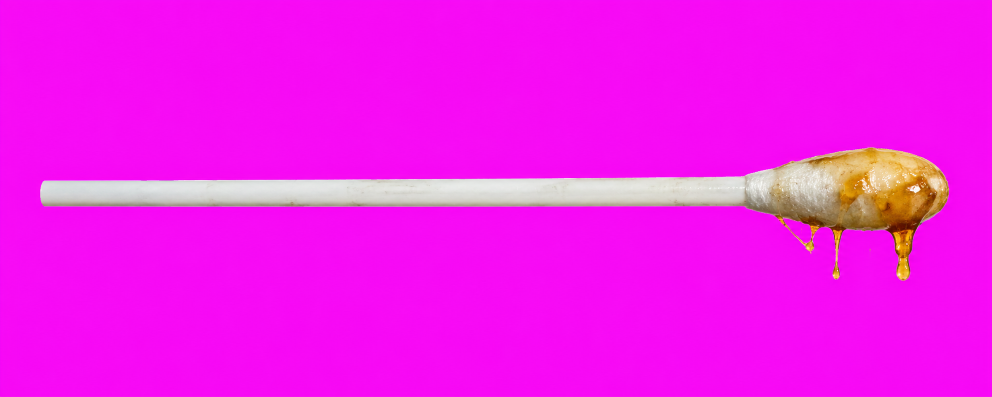
#> input picture art_sources/cottonfioc.png, 1984 x 793 px (shown at 1/2 size)
$ python fai_icone.py ../art_sources/cottonfioc.png
#> lines starting #> are read from the running program, lines starting #| are printed output that depends on the picture; after the words box and inside, x2 and y2 are one past the last pixel; in counts of white or black regions, pixels touching at a corner belong together
# fai_icone.py — dall'immagine dell'icona ricava TUTTI i file che servono ad Android.
#
#     python tools\fai_icone.py art_sources\icona_waxout.png
#
# PERCHE' UNO STRUMENTO. La cartella del progetto Android NON e' versionata: la ricostruisce da
# zero la macchina a ogni compilazione (`npx cap add android`), quindi non si puo' semplicemente
# metterci dentro l'icona a mano. I file prodotti qui finiscono in `android-res/`, che e' nel
# repository, e il workflow li ricopia dentro dopo aver generato il progetto.
#
# LA ZONA SICURA, che e' il modo piu' comune di sbagliare un'icona Android. Da Android 8 l'icona
# e' "adattiva": il telefono la ritaglia con una maschera che cambia da marca a marca (cerchio,
# quadrato stondato, goccia) e mangia circa il 39% esterno. Quindi il disegno NON puo' arrivare ai
# bordi: qui il soggetto viene scontornato e rimpicciolito dentro il 61% centrale, e attorno resta
# solo il colore di fondo. L'immagine consegnata dall'utente aveva la testa al 95% dell'altezza:
# lasciata com'era, su mezzo parco telefoni si sarebbe vista col casco tagliato.
#
# Cosa produce:
#   android-res/mipmap-<densita>/ic_launcher.png          icona classica (quadrata)
#   android-res/mipmap-<densita>/ic_launcher_round.png    icona classica tonda
#   android-res/mipmap-<densita>/ic_launcher_foreground.png   strato davanti dell'adattiva
#   android-res/values/ic_launcher_background.xml         colore dello strato dietro
#   store/icona-512.png                                   scheda del Play Store (senza trasparenza)
import sys
from pathlib import Path

import numpy as np
from PIL import Image, ImageDraw
from scipy import ndimage

RAD = Path(__file__).resolve().parent.parent
# Lato in pixel per ogni densita': 48dp per l'icona classica, 108dp per l'adattiva.
DENSITA = {"mdpi": 1, "hdpi": 1.5, "xhdpi": 2, "xxhdpi": 3, "xxxhdpi": 4}
CLASSICA_DP = 48
ADATTIVA_DP = 108
ZONA_SICURA = 0.58      # quanto del lato puo' occupare il soggetto (il limite vero e' 0,611)
TOLLERANZA = 26         # quanto un pixel puo' discostarsi dal fondo restando "fondo"


def separa(percorso):
    """Scontorna il soggetto dal fondo a tinta unita e restituisce (soggetto RGBA, colore fondo)."""
    im = Image.open(percorso).convert("RGB")
#> im is the input picture: PIL image 1984x793 RGB; mean R, G, B 243, 24.9, 236.9
    a = np.array(im).astype(int)
    bordo = np.concatenate([a[0], a[-1], a[:, 0], a[:, -1]])
    fondo = np.median(bordo, axis=0)
#> fondo = [244, 12, 244]
    pieno = np.abs(a - fondo).max(axis=2) > TOLLERANZA
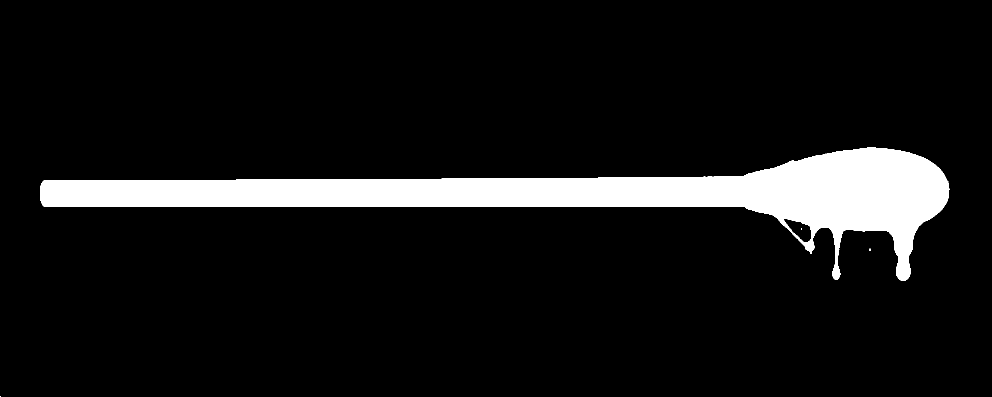
#> pieno: shape (793, 1984) bool (shown at 1/2 size); 8.8% white; 4 white regions (3 under 20 px), largest, box (x1, y1, x2, y2) and area: (80, 294, 1899, 562) 137701
    # solo il pezzo piu' grande (via eventuali firme o sbavature negli angoli) e buchi riempiti
    pezzi, n = ndimage.label(pieno)
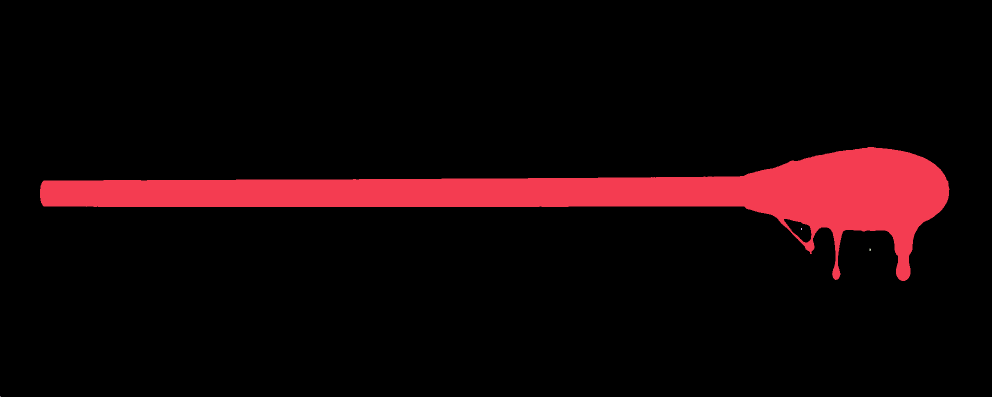
#> pezzi: shape (793, 1984) int32 (shown at 1/2 size); 5 distinct labels, from 0 to 4; one colour per label, 0 black
#> n = 4
    if n > 1:
        aree = ndimage.sum(np.ones_like(pezzi), pezzi, range(1, n + 1))
#> aree = [137701, 8, 13, 1]
        pieno = pezzi == int(np.argmax(aree)) + 1
    pieno = ndimage.binary_fill_holes(pieno)
#> pieno: shape (793, 1984) bool; 8.8% white; 1 white region, box (x1, y1, x2, y2) and area: (80, 294, 1899, 562) 139056
    rgba = np.dstack([np.array(im), np.where(pieno, 255, 0).astype(np.uint8)])
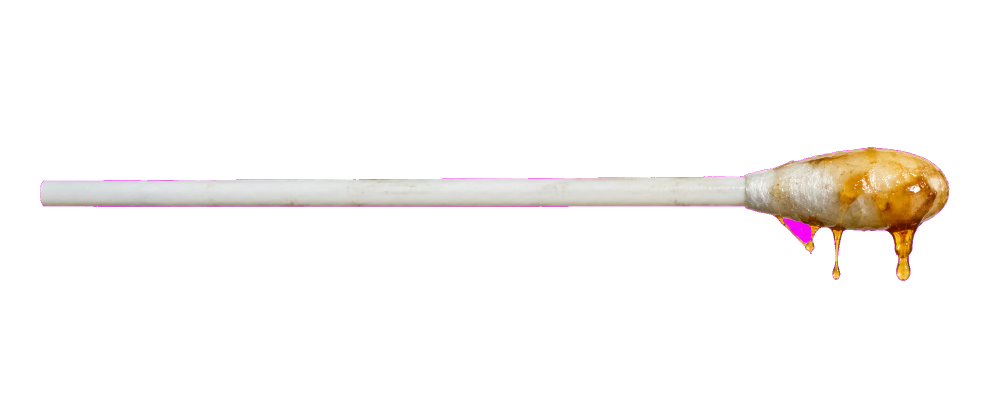
#> rgba: shape (793, 1984, 4) (shown at 1/2 size); mean R, G, B, A 243, 24.9, 236.9, 22.5; transparent parts drawn white
    sog = Image.fromarray(rgba)
    return sog.crop(sog.getbbox()), tuple(int(v) for v in fondo)


def dentro(tela, sog, frazione):
    """Mette il soggetto al centro di una tela quadrata, alto/largo al massimo `frazione` del lato."""
    lato = tela.width
    massimo = lato * frazione
    s = min(massimo / sog.width, massimo / sog.height)
    r = sog.resize((max(1, round(sog.width * s)), max(1, round(sog.height * s))), Image.LANCZOS)
    tela.paste(r, (lato // 2 - r.width // 2, lato // 2 - r.height // 2), r)
    return tela


def tonda(im):
    m = Image.new("L", im.size, 0)
    ImageDraw.Draw(m).ellipse((0, 0, im.width - 1, im.height - 1), fill=255)
    out = Image.new("RGBA", im.size, (0, 0, 0, 0))
    out.paste(im, (0, 0), m)
    return out


def main():
    if len(sys.argv) < 2:
        print(__doc__)
        return 2
    sorgente = Path(sys.argv[1])
    if not sorgente.exists():
        print(f"MANCA: {sorgente}")
        return 1

    sog, fondo = separa(sorgente)
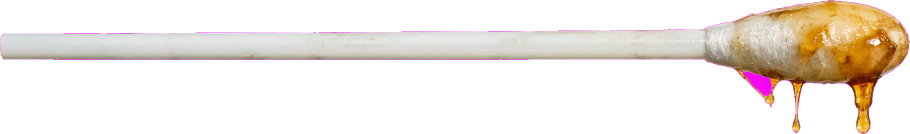
#> sog: PIL image 1819x268 RGBA (shown at 1/2 size); mean R, G, B, A 234.6, 58.3, 219.5, 72.7; transparent parts drawn white
#> fondo = (244, 12, 244)
    print(f"soggetto {sog.width}x{sog.height}, fondo #{fondo[0]:02x}{fondo[1]:02x}{fondo[2]:02x}")
#| soggetto 1819x268, fondo #f40cf4

    res = RAD / "android-res"
    for nome, k in DENSITA.items():
        cart = res / f"mipmap-{nome}"
        cart.mkdir(parents=True, exist_ok=True)

        # CLASSICA: fondo pieno + soggetto grande. Qui la maschera non c'e', quindi il soggetto
        # puo' prendersi piu' spazio (ma non tutto: certi lanciatori arrotondano lo stesso).
        lato = round(CLASSICA_DP * k)
        q = dentro(Image.new("RGBA", (lato, lato), fondo + (255,)), sog, 0.86)
        q.save(cart / "ic_launcher.png")
        tonda(dentro(Image.new("RGBA", (lato, lato), fondo + (255,)), sog, 0.74)).save(
            cart / "ic_launcher_round.png")

        # ADATTIVA: solo il soggetto su trasparente, dentro la zona sicura. Il fondo lo mette
        # Android con il colore qui sotto, e puo' scorrere per conto suo (effetto parallasse).
        latoA = round(ADATTIVA_DP * k)
        dentro(Image.new("RGBA", (latoA, latoA), (0, 0, 0, 0)), sog, ZONA_SICURA).save(
            cart / "ic_launcher_foreground.png")
        print(f"  {nome:8s} classica {lato}px, adattiva {latoA}px")
#> this loop made 5 passes
#> pass 1, in main, `tonda(dentro(Image.new("RGBA", (lato, lato), fondo + (255,)), sog, 0.7..`:
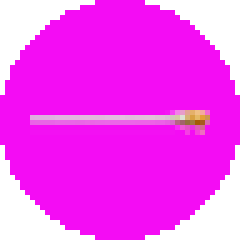
#> saved as ic_launcher_round.png: PIL image 48x48 RGBA (shown 5 times larger); mean R, G, B, A 190.1, 13.4, 189, 198.1; transparent parts drawn white
#> after the loop:
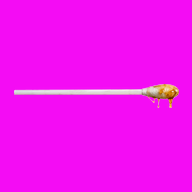
#> q: PIL image 192x192 RGBA; mean R, G, B, A 242.9, 17.2, 241.4, 254.5; transparent parts drawn white

    (res / "values").mkdir(parents=True, exist_ok=True)
    (res / "values" / "ic_launcher_background.xml").write_text(
        '<?xml version="1.0" encoding="utf-8"?>\n'
        '<resources>\n'
        f'    <color name="ic_launcher_background">#{fondo[0]:02X}{fondo[1]:02X}{fondo[2]:02X}</color>\n'
        '</resources>\n', encoding="utf-8")

    # PLAY STORE: 512x512 SENZA trasparenza (Google la rifiuta se ha il canale alfa).
    store = RAD / "store"
    store.mkdir(exist_ok=True)
    p = dentro(Image.new("RGBA", (512, 512), fondo + (255,)), sog, 0.88).convert("RGB")
#> in dentro (call 16), `r = sog.resize((max(1, round(sog.width * s)), max(1, round(sog.height ..`:
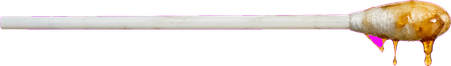
#> r: PIL image 451x66 RGBA; mean R, G, B, A 70.2, 58.8, 55.6, 72.8; transparent parts drawn white
    p.save(store / "icona-512.png")
    print("OK -> android-res/ e store/icona-512.png")
    return 0


if __name__ == "__main__":
    sys.exit(main())
#> (the program exits here)

$ run again, on art_sources/spruzzino.png
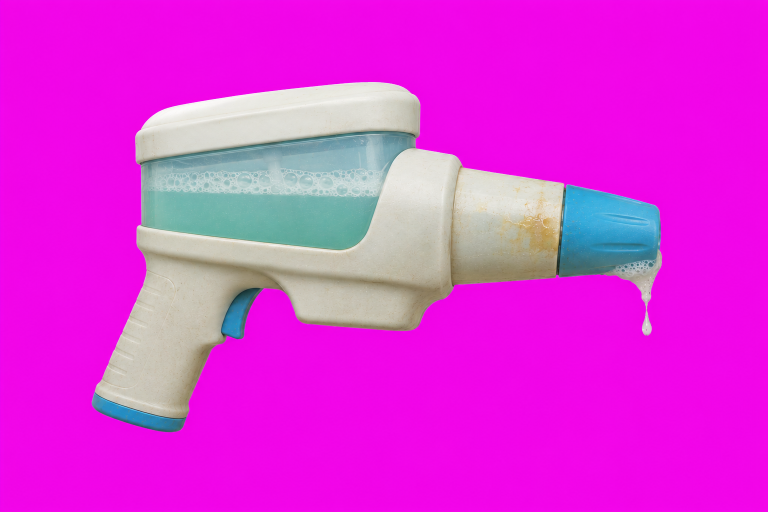
#> input picture art_sources/spruzzino.png, 1536 x 1024 px (shown at 1/2 size)
#> in separa, im is the input picture: PIL image 1536x1024 RGB; mean R, G, B 222.8, 50, 218
#> in separa, `fondo = np.median(bordo, axis=0)`: fondo = [241, 8, 232]
#> in separa, `pieno = np.abs(a - fondo).max(axis=2) > TOLLERANZA`:
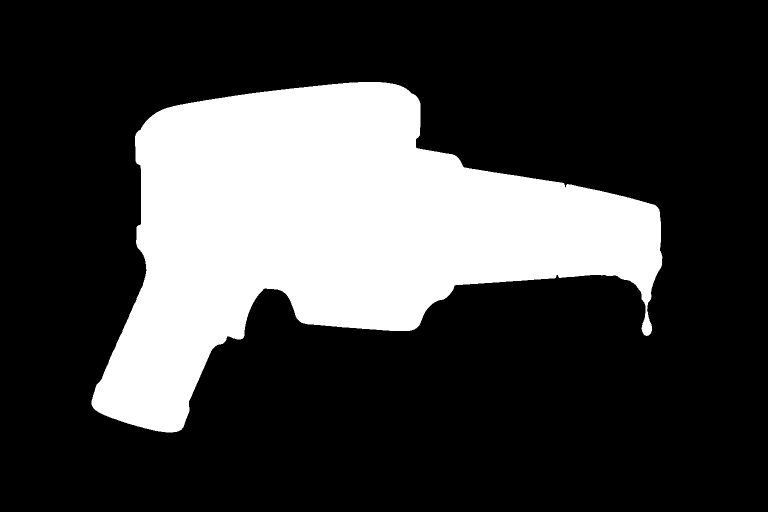
#> pieno: shape (1024, 1536) bool (shown at 1/2 size); 25.3% white; 1 white region, box (x1, y1, x2, y2) and area: (183, 164, 1325, 865) 398354
#> n = 1
#> in main, `sog, fondo = separa(sorgente)`: fondo = (241, 8, 232)
#| soggetto 1142x701, fondo #f108e8
#> in dentro (call 16), `tela.paste(r, (lato // 2 - r.width // 2, lato // 2 - r.height // 2), r)`:
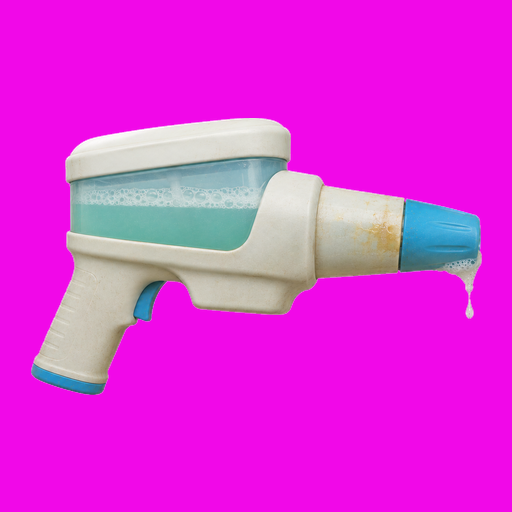
#> tela: PIL image 512x512 RGBA; mean R, G, B, A 223.8, 49.6, 218.9, 254.7; transparent parts drawn white
